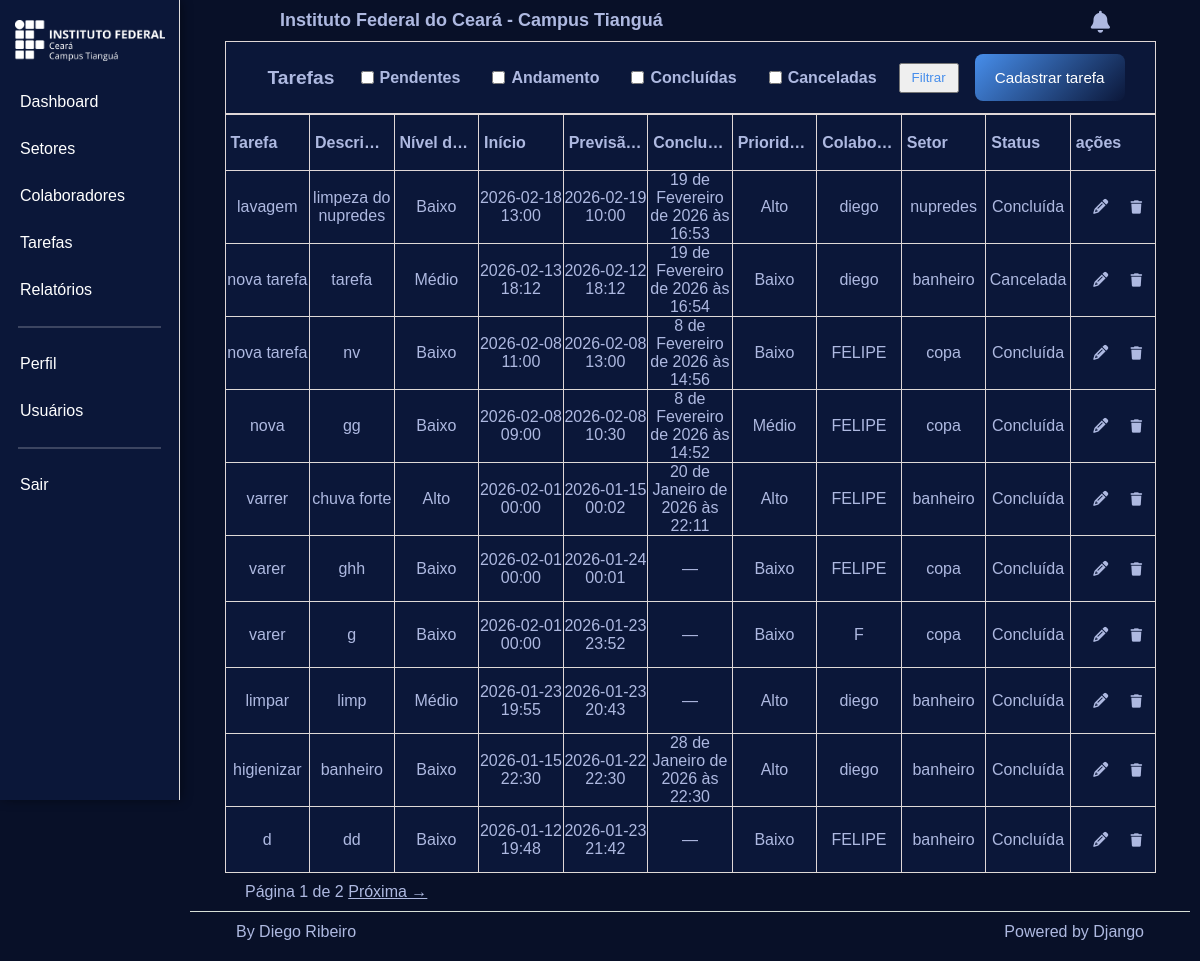
The app's page /tarefas/ (signed in), older data.
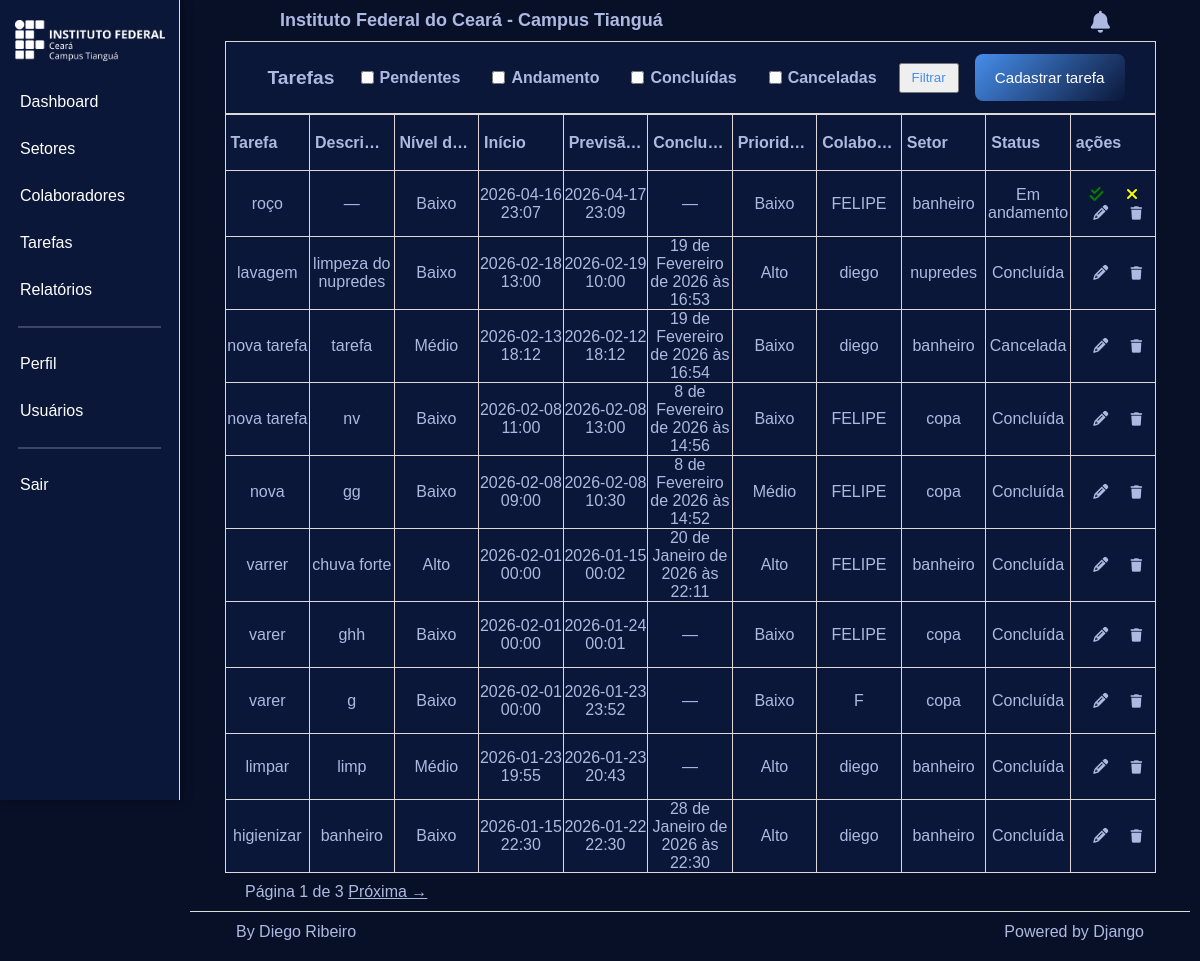
The same page, newer data.
### management/models.py (models this page shows, shortened)
class Tarefa(models.Model):
    SUJEIRA_CHOICES = [
        ('baixo', 'Baixo'),
        ('medio', 'Médio'),
        ('alto', 'Alto'),
    ]
    STATUS_CHOICES = [
        ('pendente', 'Pendente'),
        ('em_andamento', 'Em andamento'),
        ('concluida', 'Concluída'),
        ('cancelada', 'Cancelada'),
    ]
    PRIORIDADE_CHOICES = [
        ('baixo', 'Baixo'),
        ('medio', 'Médio'),
        ('alto', 'Alto'),
    ]
    id = models.CharField(
        max_length=32,
        primary_key=True,
        default=generate_uuid,
        editable=False
    )
    titulo = models.CharField(max_length=150)
    descricao = models.TextField(blank=True, null=True)
    nivel_sujeira = models.CharField(max_length=10, choices=SUJEIRA_CHOICES)
    status = models.CharField(max_length=20, choices=STATUS_CHOICES, default='pendente')
    data_inicio = models.DateTimeField()
    data_previsao_termino = models.DateTimeField()
    data_termino = models.DateTimeField(blank=True, null=True)
    prioridade = models.CharField(max_length=10, choices=PRIORIDADE_CHOICES)
    colaboradores = models.ManyToManyField(
        Colaborador,
        through="TarefaColaborador",
        related_name="tarefas"
    )
    setores = models.ManyToManyField(
        Setor,
        through="TarefaSetor",
        related_name="tarefas"
    )

class Colaborador(models.Model):
    STATUS_CHOICES = [
        ('desligado', 'Desligado'),
        ('ferias', 'Férias'),
        ('ativo', 'Ativo'),
    ]
    id = models.CharField(
        max_length=32,
        primary_key=True,
        default=generate_uuid,
        editable=False
    )
    nome = models.CharField(max_length=150)
    imagem = models.ImageField(upload_to='colaboradores/', blank=True, null=True)
    status = models.CharField(max_length=20, choices=STATUS_CHOICES, default='ativo')
    telefone = models.CharField(max_length=40, blank=True, null=True)
    numero_empresa = models.CharField(max_length=40, blank=True, null=True)
    data_admissao = models.DateTimeField()

class Setor(models.Model):
    MOBILIA_CHOICES = [
        ('pouca', 'Pouca'),
        ('media', 'Média'),
        ('muita', 'Muita'),
    ]
    id = models.CharField(
        max_length=32,
        primary_key=True,
        default=generate_uuid,
        editable=False
    )
    nome = models.CharField(max_length=150)
    descricao = models.TextField(blank=True, null=True)
    imagem = models.ImageField(upload_to='setores/', blank=True, null=True)
    dimensao = models.CharField(max_length=100)
    natureza_piso = models.CharField(max_length=100)
    area_envidracada = models.CharField(max_length=100)
    mobilia = models.CharField(max_length=10, choices=MOBILIA_CHOICES)

### management/views.py (the view)
# urls.py: path('tarefas/', tasks, name='tasks' ),
@login_required()
@permission_required('management.view_tarefa', raise_exception=True)
def tasks(request):
    status_selecionados = request.GET.getlist('status')
    tarefas = Tarefa.objects.all().order_by('-data_inicio')
    if status_selecionados:
        tarefas = tarefas.filter(status__in=status_selecionados)
    paginator = Paginator(tarefas, 10)  # 10 linhas por página
    page_number = request.GET.get('page')
    page_obj = paginator.get_page(page_number)
    empty_rows = 10 - len(page_obj.object_list)
    if empty_rows < 0:
        empty_rows = 0
    return render(request, 'managements/tasks/pages/listar.html', {
        'page_obj': page_obj,
        'empty_rows': range(empty_rows),
        'status_selecionados': status_selecionados,
    })

### management/templates/managements/tasks/pages/listar.html (shortened to what this page needs)
{% include 'managements/tasks/partials/head.html' %}
<body>
    {% include 'global/partials/sidebar.html' %}
    <div class="content">
        {% include 'global/partials/header.html' %}
        <div class="table-wrapper">
            {% include 'managements/tasks/partials/headerTable.html' %}
            <table class="table" border="1" cellspacing="0" cellpadding="8">
                {% include 'managements/tasks/partials/thead.html' %}
                <tbody>
                    {% for tarefa in page_obj %}
                        {% include 'managements/tasks/partials/tasks.html' with tarefa=tarefa %}
                    {% empty %}
                        <tr>
                            <td colspan="11" style="text-align: center;">Nenhuma tarefa cadastrada</td>
                        </tr>
                    {% endfor %}
                </tbody>
            </table>
        </div>
        {% include 'global/partials/pagination.html' %}
        {% include 'global/partials/footer.html' %}
    </div>
</body>
</html>

### management/templates/managements/tasks/partials/tasks.html (shortened to what this page needs)
    <tr>
        <td>{{ tarefa.titulo }}</td>
        <td>{{ tarefa.descricao|default:"—" }}</td>
        <td>{{ tarefa.get_nivel_sujeira_display }}</td>
        <td>{{ tarefa.data_inicio|date:"Y-m-d H:i" }}</td>
        <td>{{ tarefa.data_previsao_termino|date:"Y-m-d H:i" }}</td>
        <td>{{ tarefa.data_termino|default:"—" }}</td>
        <td>{{ tarefa.get_prioridade_display }}</td>
        <td>
            {% for colab in tarefa.colaboradores.all %}
                {{ colab.nome }}{% if not forloop.last %}, {% endif %}
            {% empty %}
                —
            {% endfor %}
        </td>
        <td>
            {% for setor in tarefa.setores.all %}
                {{ setor.nome }}{% if not forloop.last %}, {% endif %}
            {% empty %}
                —
            {% endfor %}
        </td>
        <td>{{ tarefa.get_status_display }}</td>
        <td class="acoes">
            {% if perms.management.change_tarefa %}
                {% if tarefa.status == 'pendente' %}
                    <a href="{% url 'management:alterar_status_tarefa' tarefa.id 'em_andamento' %}"
                    title="Iniciar tarefa">
                        <i class="fa-solid fa-check icone-andamento"></i>
                    </a>
                    <a href="{% url 'management:alterar_status_tarefa' tarefa.id 'cancelada' %}"
                    title="Cancelar tarefa">
                        <i class="fa-solid fa-xmark icone-cancelado"></i>
                    </a>
                {% elif tarefa.status == 'em_andamento' %}
                    <a href="{% url 'management:alterar_status_tarefa' tarefa.id 'concluida' %}"
                    title="Concluir tarefa">
                        <i class="fa-solid fa-check-double icone-concluido"></i>
                    </a>
                    <a href="{% url 'management:alterar_status_tarefa' tarefa.id 'pendente' %}"
                    title="Voltar para pendente">
                        <i class="fa-solid fa-xmark icone-pendente"></i>
                    </a>
                {% endif %}
                    <a href="{% url 'management:tarefa_edit' tarefa.id %}" class="icone-editar"
                    title="Editar">
                        <i class="fa-solid fa-pencil"></i>
                    </a>
                    {% if perms.management.delete_tarefa %}
                        <form action="{% url 'management:tarefa_delete' tarefa.id %}"
                            method="POST"
                            style="display:inline;"
                            onsubmit="return confirm('Você deseja realmente excluir esta tarefa?');">
                            <button type="submit" class="btn-icon delete" title="Excluir tarefa">
                                <i class="fa-solid fa-trash"></i>
                            </button>
                        </form>
                    {% endif %}
            {% endif %}
        </td>
    </tr>

Row changes from the older to the newer data that the page shows:
no longer on this page (row unchanged): Tarefa: titulo "d", descricao "dd", nivel_sujeira "Baixo", data_inicio "2026-01-12 19:48", data_previsao_termino "2026-01-23 21:42", data_termino "—", prioridade "Baixo", status "Concluída", Colaborador (nome "FELIPE"), Setor (nome "banheiro")
added Tarefa: titulo "roço", descricao "—", nivel_sujeira "Baixo", data_inicio "2026-04-16 23:07", data_previsao_termino "2026-04-17 23:09", data_termino "—", prioridade "Baixo", status "Em andamento", Colaborador (nome "FELIPE"), Setor (nome "banheiro")
Text that changed along with them:
{{ page_obj.paginator.num_pages }}: "2" → "3"
